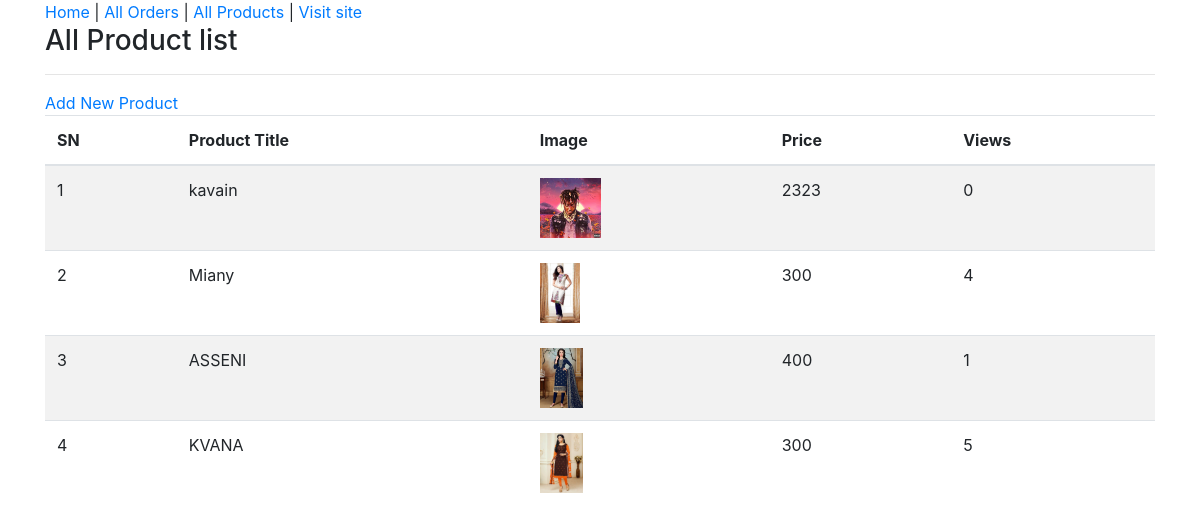
Page /admin-product/list/ (signed in) on the committed database.
### ecomapp/models.py (models this page shows, shortened)
class Product(models.Model):
    title = models.CharField(max_length=200)
    slug = models.SlugField(unique=True)
    category = models.ForeignKey(Category, on_delete=models.CASCADE)
    image = models.ImageField(upload_to="products")
    marked_price = models.PositiveIntegerField()
    selling_price = models.PositiveIntegerField()
    description = models.TextField()
    warranty = models.CharField(max_length=300, null=True, blank=True)
    return_policy = models.CharField(max_length=300, null=True, blank=True)
    view_count = models.PositiveIntegerField(default=0)

### ecomapp/views.py (the view)
# urls.py: path("admin-product/list/", AdminProductListView.as_view(),
class AdminProductListView(AdminRequiredMixin, ListView):
    template_name = "adminpages/adminproductlist.html"
    queryset = Product.objects.all().order_by("-id")
    context_object_name = "allproducts"

### ecomapp/views.py (called while the page is built)
    def dispatch(self, request, *args, **kwargs):
        if request.user.is_authenticated and Admin.objects.filter(user=request.user).exists():
            pass
        else:
            return redirect("/admin-login/")
        return super().dispatch(request, *args, **kwargs)

### templates/adminpages/adminproductlist.html (shortened to what this page needs)
{% extends 'adminpages/adminbase.html' %}
{% block content %}
<div class="container">
    <div class="row">
        <div class="col-md-12">
            <h3>All Product list</h3><hr>
            <a href="{% url 'ecomapp:adminproductcreate' %}">Add New Product</a>
            <table class="table table-striped">
                <thead>
                    <tr>
                        <th>SN</th>
                        <th>Product Title</th>
                        <th>Image</th>
                        <th>Price</th>
                        <th>Views</th>
                    </tr>
                </thead>
                <tbody>
                    {% for p in allproducts %}
                    <tr>
                        <td>{{forloop.counter}}</td>
                        <td>{{p.title}}</td>
                        <td><img src="{{p.image.url}}" style="height: 60px;" alt=""></td>
                        <td>{{p.selling_price}}</td>
                        <td>{{p.view_count}}</td>
                    </tr>
                    {% endfor %}
                </tbody>
            </table>
        </div>
    </div>
</div>
{% endblock %}

### rows in the picture
Product: title "kavain", image (picture), selling_price "2323", view_count "0"
Product: title "Miany", image (picture), selling_price "300", view_count "4"
Product: title "ASSENI", image (picture), selling_price "400", view_count "1"
Product: title "KVANA", image (picture), selling_price "300", view_count "5"
